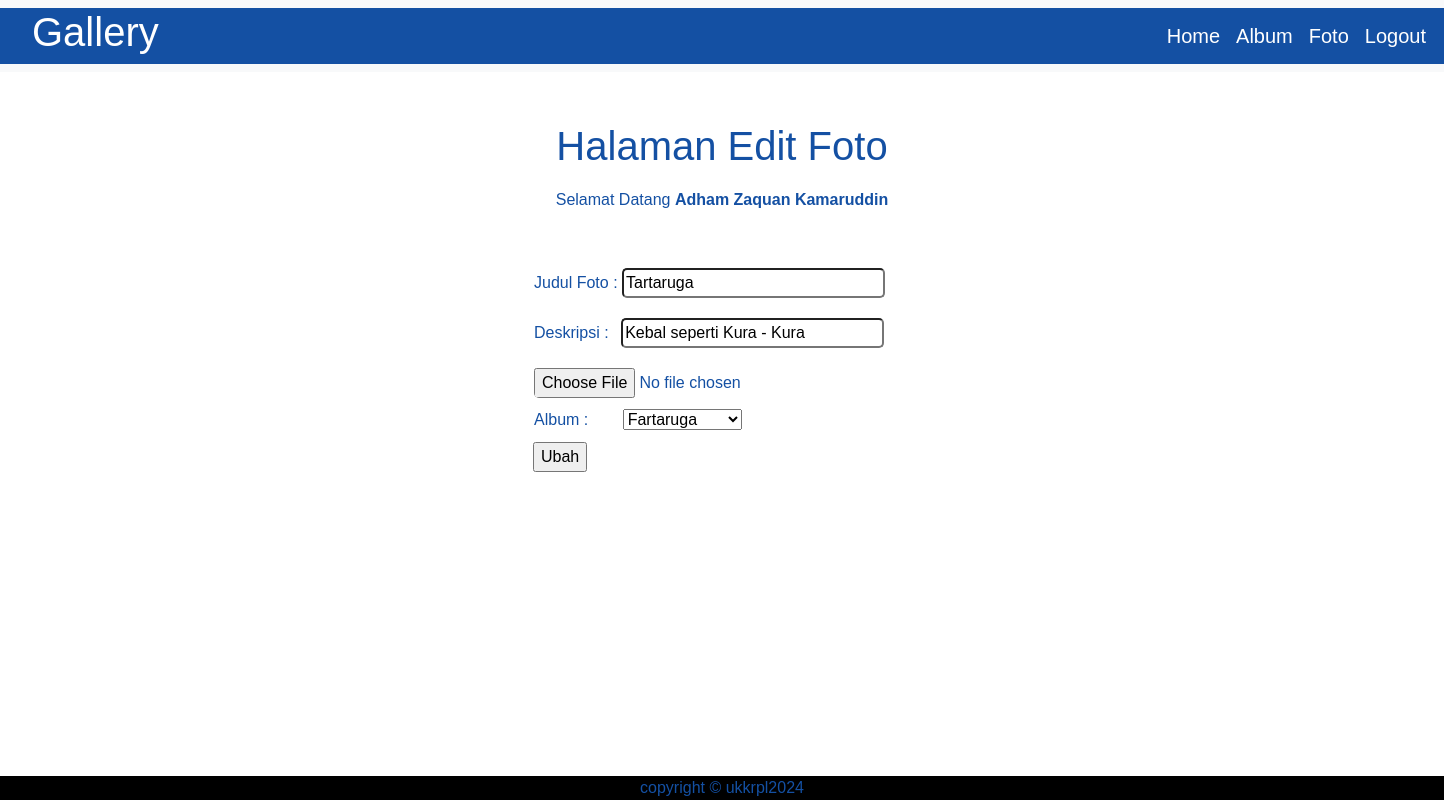
The page /edit_foto.php?fotoid=14 (signed in) on the database its author committed.
### tables this page shows
CREATE TABLE `foto` (
  `fotoid` int(11) NOT NULL,
  `judulfoto` varchar(255) NOT NULL,
  `deskripsifoto` text NOT NULL,
  `tanggalunggah` date NOT NULL,
  `lokasifile` varchar(255) NOT NULL,
  `albumid` int(11) NOT NULL,
  `userid` int(11) NOT NULL
);

CREATE TABLE `album` (
  `albumid` int(11) NOT NULL,
  `namaalbum` varchar(225) NOT NULL,
  `deskripsi` text NOT NULL,
  `tanggaldibuat` date NOT NULL,
  `userid` int(11) NOT NULL
);

### edit_foto.php (the view, shortened to what this page needs)
<!DOCTYPE html>
<html lang="en">
<head>
    <link href="https://cdn.jsdelivr.net/npm/bootstrap@5.0.2/dist/css/bootstrap.min.css" rel="stylesheet">
</head>
<body>
<nav class="navbar navbar-expand-lg navbar-light bg-light">
  <div class="container-fluid" style="background-color: #1450A3;">
    <h1 style="color: white; padding-left: 20px; padding-right: 1000px;">Gallery</h1>
    <div class="collapse navbar-collapse" id="navbarSupportedContent">
      <ul class="navbar-nav me-auto mb-2 mb-lg-0">
        <li class="nav-item">
          <a class="nav-link active" aria-current="page" href="index.php" style="color: white; font-size: 20px;">Home</a>
        </li>
        <li class="nav-item">
          <a class="nav-link" href="album.php" style="color: white; font-size: 20px;">Album</a>
        </li>
        <li class="nav-item">
          <a class="nav-link" href="foto.php" style="color: white; font-size: 20px;">Foto</a>
        </li>
        <li class="nav-item">
          <a class="nav-link" href="logout.php" style="color: white; font-size: 20px;">Logout</a>
        </li>
      </ul>
    </div>
  </div>
</nav>
    <h1 style="padding-top: 50px; text-align: center;">Halaman Edit Foto</h1>
    <p style="padding-top: 10px; text-align: center;">Selamat Datang <b><?= $_SESSION['namalengkap'] ?></b></p>
    <form action="update_foto.php" method="post" enctype="multipart/form-data">
        <?php
            include "koneksi.php";
            $fotoid = $_GET['fotoid'];
            $sql = mysqli_query($conn,"select * from foto where fotoid='$fotoid'");
            while($data = mysqli_fetch_array($sql)) {
        ?>
        <div class="container" style="margin: 0 auto; width: 400px;">
              <div class="edit_foto/judul-foto" style="padding-bottom: 10px; padding-top: 40px;">
                <td for="judulfoto" style="display: block; color: white; font-weight: bold; text-align: center;">Judul Foto : </td>
                <input type="text" name="judulfoto" id="judulfoto"  value="<?= $data['judulfoto'] ?>" style="width: 70%; border-radius: 5px;">
              </div>
              <div class="edit_foto/deskripsi-foto" style="padding-top: 10px;">
                <td for="deskripsifoto" style="display: block; color: white; font-weight: bold; text-align: center;">Deskripsi : </td>
                <input type="text" name="deskripsifoto" id="deskripsifoto" value="<?= $data['deskripsifoto'] ?>" style="width: 70%; border-radius: 5px; margin-left: 8px;">
              </div>
              <div class="edit_foto/lokasifile" style="padding-top: 10px;">
                <td><input type="file" name="lokasifile" value="<?= $data['lokasifile'] ?>" style="bakcground-color: white; width: 70%; border-radius: 5px; padding-top: 10px;"></td>
              </div>
              <div class="edit_foto/album" style="padding-top: 10px;">
                <td for="namaalbum" style="display: block; color: white; font-weight: bold; text-align: center;">Album : </td>
                <select name="albumid" style="margin-left: 30px;">
                        <?php
                            $userid = $_SESSION['userid'];
                            $sql2 = mysqli_query($conn,"select * from album where userid='$userid'");
                            while($data2 = mysqli_fetch_array($sql2)) {
                        ?>
                            <option value="<?= $data2['albumid'] ?>" <?php if($data2['albumid'] == $data['albumid']){echo 'selected';}?>><?= $data2['namaalbum'] ?></option>
                        <?php
                            }
                        ?>
                    </select>
                          </div>
                <div class="container" style="margin-left: -13px; padding-top: 10px;">
                    <input type="submit" value="Ubah">
                </div>
        </div>
        <?php
            }
        ?>
    </form>
    <div class="container-fluid fixed-bottom" style="background-color: black; text-align: center;">copyright &copy; ukkrpl2024</div>
</body>
</html>

### edit_foto.php (style rules this page uses)
body { background-color: white; font-family: arial; color: #1450A3; }

### rows shown on the page
foto: judulfoto "Tartaruga", deskripsifoto "Kebal seperti Kura - Kura", albumid "Fartaruga"

### other values the page prints
$_SESSION['namalengkap'] "Adham Zaquan Kamaruddin"
